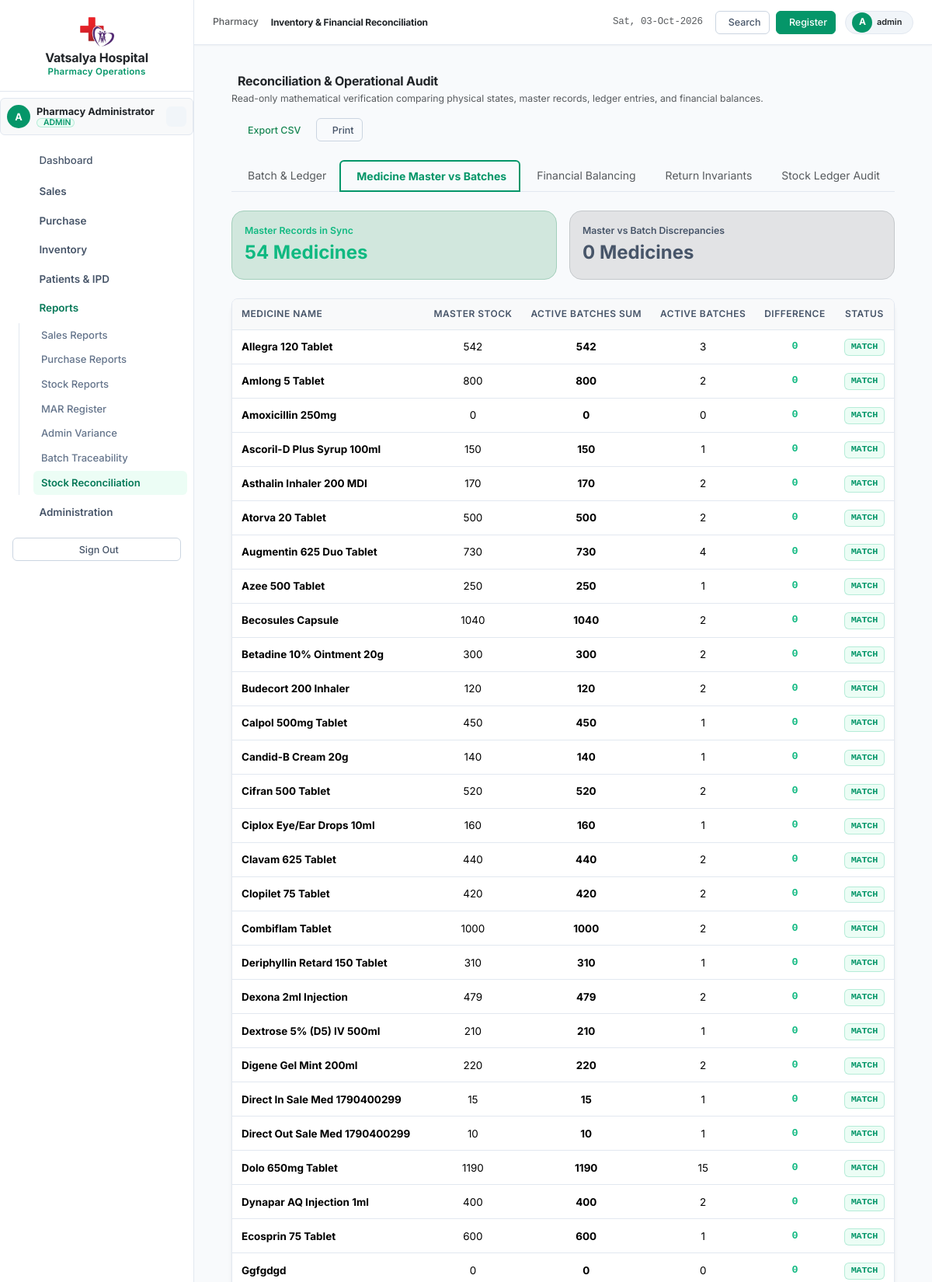
Screenshot of /modules/reports/reconciliation.php?tab=medicines (signed in, upper part) with the database file from the repository.
### tables this page shows
CREATE TABLE `medicines` (
  `medicine_id` int(11) NOT NULL AUTO_INCREMENT,
  `medicine_name` varchar(150) NOT NULL,
  `generic_name` varchar(150) DEFAULT NULL,
  `composition` text DEFAULT NULL,
  `strength` varchar(50) DEFAULT NULL,
  `dosage_form` varchar(50) DEFAULT NULL,
  `brand_name` varchar(150) DEFAULT NULL,
  `category` varchar(100) DEFAULT NULL,
  `unit` varchar(50) DEFAULT 'Unit',
  `pack_size` varchar(50) NOT NULL DEFAULT '1',
  `rack_location` varchar(50) DEFAULT NULL,
  `shelf` varchar(50) DEFAULT NULL,
  `box_bin` varchar(50) DEFAULT NULL,
  `schedule_type` varchar(50) NOT NULL DEFAULT 'General',
  `manufacturer` varchar(150) DEFAULT NULL,
  `hsn_code` varchar(50) DEFAULT NULL,
  `gst_percent` decimal(5,2) NOT NULL DEFAULT 0.00,
  `price` decimal(10,2) NOT NULL DEFAULT 0.00,
  `purchase_price` decimal(10,2) NOT NULL DEFAULT 0.00,
  `stock_quantity` int(11) NOT NULL DEFAULT 0,
  `reorder_level` int(11) NOT NULL DEFAULT 10,
  `min_stock` int(11) NOT NULL DEFAULT 5,
  `max_stock` int(11) NOT NULL DEFAULT 1000,
  `reorder_qty` int(11) NOT NULL DEFAULT 50,
  `barcode` varchar(100) DEFAULT NULL,
  `alternate_barcode` varchar(100) DEFAULT NULL,
  `expiry_date` date DEFAULT NULL,
  `batch_number` varchar(50) DEFAULT NULL,
  `status` enum('Active','Inactive','Discontinued') NOT NULL DEFAULT 'Active',
  `created_by` int(11) DEFAULT NULL,
  `updated_by` int(11) DEFAULT NULL,
  `created_at` datetime NOT NULL DEFAULT current_timestamp(),
  `updated_at` datetime NOT NULL DEFAULT current_timestamp() ON UPDATE current_timestamp(),
  `deleted_at` datetime DEFAULT NULL,
  PRIMARY KEY (`medicine_id`),
  UNIQUE KEY `uq_barcode` (`barcode`),
  KEY `idx_medicine_name` (`medicine_name`),
  KEY `idx_generic_name` (`generic_name`),
  KEY `idx_category` (`category`),
  KEY `idx_status` (`status`),
  KEY `idx_stock_quantity` (`stock_quantity`),
  KEY `idx_rack_location` (`rack_location`)
);

### app/Services/ReconciliationEngine.php (called while the page is built, shortened)
<?php
class ReconciliationEngine
{
    private PDO $pdo;
    public function __construct(PDO $pdo)
    {
        $this->pdo = $pdo;
    }
    public function reconcileMedicines(): array
    {
        $sql = "
            SELECT
                m.medicine_id,
                m.medicine_name,
                m.stock_quantity AS master_stock,
                COALESCE(SUM(CASE WHEN mb.status = 'Active' THEN mb.quantity_available ELSE 0 END), 0) AS active_batch_sum,
                COALESCE(SUM(mb.quantity_available), 0) AS total_batch_sum,
                COUNT(mb.batch_id) AS batch_count
            FROM medicines m
            LEFT JOIN medicine_batches mb ON m.medicine_id = mb.medicine_id AND mb.status != 'Disposed'
            WHERE (m.status = 'Active' OR m.status IS NULL) AND m.deleted_at IS NULL
            GROUP BY m.medicine_id, m.medicine_name, m.stock_quantity
            ORDER BY m.medicine_name ASC
        ";
        $rows = $this->pdo->query($sql)->fetchAll(PDO::FETCH_ASSOC);
        $results = [];
        foreach ($rows as $r) {
            $master = (int)$r['master_stock'];
            $batchSum = (int)$r['active_batch_sum'];
            $diff = $master - $batchSum;
            $status = ($diff === 0) ? 'MATCH' : 'MISMATCH';
            $results[] = [
                'medicine_id'   => (int)$r['medicine_id'],
                'medicine_name' => $r['medicine_name'],
                'master_stock'  => $master,
                'batch_sum'     => $batchSum,
                'total_batches' => (int)$r['batch_count'],
                'difference'    => $diff,
                'status'        => $status
            ];
        }
        return $results;
    }
}

### modules/reports/reconciliation.php (the view, shortened to what this page needs)
<?php
require_once __DIR__ . '/../../config/session.php';
require_once __DIR__ . '/../../app/Services/ReconciliationEngine.php';
$reconEngine = new ReconciliationEngine($pdo);
$tab = $_GET['tab'] ?? 'batches';
include __DIR__ . '/../../includes/header.php';
include __DIR__ . '/../../includes/sidebar.php';
include __DIR__ . '/../../includes/navbar.php';
?>
<div class="container-fluid px-4 py-3">
    <div class="d-flex flex-wrap justify-content-between align-items-center mb-4 gap-3">
        <div>
            <h4 class="fw-bold mb-1 text-dark">
                <i class="ti ti-scale text-emerald me-2"></i>Reconciliation &amp; Operational Audit
            </h4>
            <p class="text-muted small mb-0">Read-only mathematical verification comparing physical states, master records, ledger entries, and financial balances.</p>
        </div>
        <div class="d-flex gap-2">
            <a href="?tab=<?= urlencode($tab) ?>&export=csv" class="btn btn-sm btn-outline-success">
                <i class="ti ti-file-spreadsheet me-1"></i> Export CSV
            </a>
            <button type="button" onclick="window.print()" class="btn btn-sm btn-outline-secondary">
                <i class="ti ti-printer me-1"></i> Print
            </button>
        </div>
    </div>
    <ul class="nav nav-tabs mb-4">
        <li class="nav-item">
            <a class="nav-link <?= $tab === 'batches' ? 'active fw-bold text-emerald border-bottom border-emerald border-2' : 'text-muted' ?>" href="?tab=batches">
                <i class="ti ti-box me-1"></i>Batch &amp; Ledger
            </a>
        </li>
        <li class="nav-item">
            <a class="nav-link <?= $tab === 'medicines' ? 'active fw-bold text-emerald border-bottom border-emerald border-2' : 'text-muted' ?>" href="?tab=medicines">
                <i class="ti ti-pill me-1"></i>Medicine Master vs Batches
            </a>
        </li>
        <li class="nav-item">
            <a class="nav-link <?= $tab === 'financials' ? 'active fw-bold text-emerald border-bottom border-emerald border-2' : 'text-muted' ?>" href="?tab=financials">
                <i class="ti ti-cash me-1"></i>Financial Balancing
            </a>
        </li>
        <li class="nav-item">
            <a class="nav-link <?= $tab === 'returns' ? 'active fw-bold text-emerald border-bottom border-emerald border-2' : 'text-muted' ?>" href="?tab=returns">
                <i class="ti ti-arrow-back-up me-1"></i>Return Invariants
            </a>
        </li>
        <li class="nav-item">
            <a class="nav-link <?= $tab === 'ledger_audit' ? 'active fw-bold text-emerald border-bottom border-emerald border-2' : 'text-muted' ?>" href="?tab=ledger_audit">
                <i class="ti ti-shield-search me-1"></i>Stock Ledger Audit
            </a>
        </li>
    </ul>
    <?php if ($tab === 'batches'): ?>
        <?php
        $batches = $reconEngine->reconcileBatches();
        $matchCount = 0; $mismatchCount = 0; $noDataCount = 0;
        foreach ($batches as $b) {
            if ($b['status'] === 'MATCH') $matchCount++;
            elseif ($b['status'] === 'MISMATCH') $mismatchCount++;
            else $noDataCount++;
        }
        ?>
        <div class="row g-3 mb-4">
            <div class="col-md-4">
                <div class="p-3 bg-success-subtle rounded-4 border border-success-subtle">
                    <div class="text-success small fw-semibold">Batches Perfectly Reconciled</div>
                    <div class="fs-4 fw-bold text-success"><?= $matchCount ?></div>
                </div>
            </div>
            <div class="col-md-4">
                <div class="p-3 bg-danger-subtle rounded-4 border border-danger-subtle">
                    <div class="text-danger small fw-semibold">Discrepancies Detected</div>
                    <div class="fs-4 fw-bold text-danger"><?= $mismatchCount ?></div>
                </div>
            </div>
            <div class="col-md-4">
                <div class="p-3 bg-secondary-subtle rounded-4 border border-secondary-subtle">
                    <div class="text-secondary small fw-semibold">Legacy / Insufficient Ledger History</div>
                    <div class="fs-4 fw-bold text-secondary"><?= $noDataCount ?></div>
                </div>
            </div>
        </div>
        <div class="card border-0 shadow-sm rounded-4">
            <div class="card-body p-0">
                <div class="table-responsive">
                    <table class="table table-hover align-middle mb-0">
                        <thead class="table-light small text-uppercase text-muted">
                            <tr>
                                <th>Medicine</th>
                                <th>Batch No</th>
                                <th>Status</th>
                                <th class="text-center">Ledger Net (Expected)</th>
                                <th class="text-center">Physical Qty (Actual)</th>
                                <th class="text-center">Variance</th>
                                <th class="text-center">Reconciliation Status</th>
                            </tr>
                        </thead>
                        <tbody>
                            <?php foreach ($batches as $b): ?>
                                <tr>
                                    <td class="fw-bold"><?= htmlspecialchars($b['medicine_name']) ?></td>
                                    <td class="font-monospace text-primary"><?= htmlspecialchars($b['batch_number']) ?></td>
                                    <td><span class="badge bg-light text-dark border"><?= htmlspecialchars($b['status_label']) ?></span></td>
                                    <td class="text-center"><?= $b['expected'] ?></td>
                                    <td class="text-center fw-bold"><?= $b['actual'] ?></td>
                                    <td class="text-center font-monospace fw-bold <?= $b['difference'] === 0 ? 'text-success' : 'text-danger' ?>">
                                        <?= $b['difference'] > 0 ? '+' . $b['difference'] : $b['difference'] ?>
                                    </td>
                                    <td class="text-center">
                                        <span class="badge bg-<?= $b['status'] === 'MATCH' ? 'success' : ($b['status'] === 'MISMATCH' ? 'danger' : 'secondary') ?>-subtle text-<?= $b['status'] === 'MATCH' ? 'success' : ($b['status'] === 'MISMATCH' ? 'danger' : 'secondary') ?> fw-bold font-monospace">
                                            <?= htmlspecialchars($b['status']) ?>
                                        </span>
                                    </td>
                                </tr>
                            <?php endforeach; ?>
                        </tbody>
                    </table>
                </div>
            </div>
        </div>
    <?php elseif ($tab === 'medicines'): ?>
        <?php
        $meds = $reconEngine->reconcileMedicines();
        $medMatches = 0; $medMismatches = 0;
        foreach ($meds as $m) {
            if ($m['status'] === 'MATCH') $medMatches++;
            else $medMismatches++;
        }
        ?>
        <div class="row g-3 mb-4">
            <div class="col-md-6">
                <div class="p-3 bg-success-subtle rounded-4 border border-success-subtle">
                    <div class="text-success small fw-semibold">Master Records in Sync</div>
                    <div class="fs-4 fw-bold text-success"><?= $medMatches ?> Medicines</div>
                </div>
            </div>
            <div class="col-md-6">
                <div class="p-3 bg-<?= $medMismatches > 0 ? 'danger' : 'secondary' ?>-subtle rounded-4 border border-<?= $medMismatches > 0 ? 'danger' : 'secondary' ?>-subtle">
                    <div class="text-<?= $medMismatches > 0 ? 'danger' : 'secondary' ?> small fw-semibold">Master vs Batch Discrepancies</div>
                    <div class="fs-4 fw-bold text-<?= $medMismatches > 0 ? 'danger' : 'secondary' ?>"><?= $medMismatches ?> Medicines</div>
                </div>
            </div>
        </div>
        <div class="card border-0 shadow-sm rounded-4">
            <div class="card-body p-0">
                <div class="table-responsive">
                    <table class="table table-hover align-middle mb-0">
                        <thead class="table-light small text-uppercase text-muted">
                            <tr>
                                <th>Medicine Name</th>
                                <th class="text-center">Master Stock</th>
                                <th class="text-center">Active Batches Sum</th>
                                <th class="text-center">Active Batches</th>
                                <th class="text-center">Difference</th>
                                <th class="text-center">Status</th>
                            </tr>
                        </thead>
                        <tbody>
                            <?php foreach ($meds as $m): ?>
                                <tr>
                                    <td class="fw-bold"><?= htmlspecialchars($m['medicine_name']) ?></td>
                                    <td class="text-center"><?= $m['master_stock'] ?></td>
                                    <td class="text-center fw-bold"><?= $m['batch_sum'] ?></td>
                                    <td class="text-center"><?= $m['total_batches'] ?></td>
                                    <td class="text-center font-monospace fw-bold <?= $m['difference'] === 0 ? 'text-success' : 'text-danger' ?>">
                                        <?= $m['difference'] > 0 ? '+' . $m['difference'] : $m['difference'] ?>
                                    </td>
                                    <td class="text-center">
                                        <span class="badge bg-<?= $m['status'] === 'MATCH' ? 'success' : 'danger' ?>-subtle text-<?= $m['status'] === 'MATCH' ? 'success' : 'danger' ?> fw-bold font-monospace">
                                            <?= htmlspecialchars($m['status']) ?>
                                        </span>
                                    </td>
                                </tr>
                            <?php endforeach; ?>
                        </tbody>
                    </table>
                </div>
            </div>
        </div>
    <?php endif; ?>
</div>
<?php
include __DIR__ . '/../../includes/footer.php';
?>

### rows the page displays
medicines: medicine_name "Allegra 120 Tablet", stock_quantity "542", batch_sum "542", total_batches "3", difference "0", status "MATCH"
medicines: medicine_name "Amlong 5 Tablet", stock_quantity "800", batch_sum "800", total_batches "2", difference "0", status "MATCH"
medicines: medicine_name "Amoxicillin 250mg", stock_quantity "0", batch_sum "0", total_batches "0", difference "0", status "MATCH"
medicines: medicine_name "Ascoril-D Plus Syrup 100ml", stock_quantity "150", batch_sum "150", total_batches "1", difference "0", status "MATCH"
medicines: medicine_name "Asthalin Inhaler 200 MDI", stock_quantity "170", batch_sum "170", total_batches "2", difference "0", status "MATCH"
medicines: medicine_name "Atorva 20 Tablet", stock_quantity "500", batch_sum "500", total_batches "2", difference "0", status "MATCH"
medicines: medicine_name "Augmentin 625 Duo Tablet", stock_quantity "730", batch_sum "730", total_batches "4", difference "0", status "MATCH"
medicines: medicine_name "Azee 500 Tablet", stock_quantity "250", batch_sum "250", total_batches "1", difference "0", status "MATCH"
medicines: medicine_name "Becosules Capsule", stock_quantity "1040", batch_sum "1040", total_batches "2", difference "0", status "MATCH"
medicines: medicine_name "Betadine 10% Ointment 20g", stock_quantity "300", batch_sum "300", total_batches "2", difference "0", status "MATCH"
medicines: medicine_name "Budecort 200 Inhaler", stock_quantity "120", batch_sum "120", total_batches "2", difference "0", status "MATCH"
medicines: medicine_name "Calpol 500mg Tablet", stock_quantity "450", batch_sum "450", total_batches "1", difference "0", status "MATCH"
medicines: medicine_name "Candid-B Cream 20g", stock_quantity "140", batch_sum "140", total_batches "1", difference "0", status "MATCH"
medicines: medicine_name "Cifran 500 Tablet", stock_quantity "520", batch_sum "520", total_batches "2", difference "0", status "MATCH"
medicines: medicine_name "Ciplox Eye/Ear Drops 10ml", stock_quantity "160", batch_sum "160", total_batches "1", difference "0", status "MATCH"
medicines: medicine_name "Clavam 625 Tablet", stock_quantity "440", batch_sum "440", total_batches "2", difference "0", status "MATCH"
medicines: medicine_name "Clopilet 75 Tablet", stock_quantity "420", batch_sum "420", total_batches "2", difference "0", status "MATCH"
medicines: medicine_name "Combiflam Tablet", stock_quantity "1000", batch_sum "1000", total_batches "2", difference "0", status "MATCH"
medicines: medicine_name "Deriphyllin Retard 150 Tablet", stock_quantity "310", batch_sum "310", total_batches "1", difference "0", status "MATCH"
medicines: medicine_name "Dexona 2ml Injection", stock_quantity "479", batch_sum "479", total_batches "2", difference "0", status "MATCH"
medicines: medicine_name "Dextrose 5% (D5) IV 500ml", stock_quantity "210", batch_sum "210", total_batches "1", difference "0", status "MATCH"
medicines: medicine_name "Digene Gel Mint 200ml", stock_quantity "220", batch_sum "220", total_batches "2", difference "0", status "MATCH"
medicines: medicine_name "Direct In Sale Med 1790400299", stock_quantity "15", batch_sum "15", total_batches "1", difference "0", status "MATCH"
medicines: medicine_name "Direct Out Sale Med 1790400299", stock_quantity "10", batch_sum "10", total_batches "1", difference "0", status "MATCH"
medicines: medicine_name "Dolo 650mg Tablet", stock_quantity "1190", batch_sum "1190", total_batches "15", difference "0", status "MATCH"
medicines: medicine_name "Dynapar AQ Injection 1ml", stock_quantity "400", batch_sum "400", total_batches "2", difference "0", status "MATCH"
medicines: medicine_name "Ecosprin 75 Tablet", stock_quantity "600", batch_sum "600", total_batches "1", difference "0", status "MATCH"
medicines: medicine_name "Ggfgdgd", stock_quantity "0", batch_sum "0", total_batches "0", difference "0", status "MATCH"

### other values shown
substr($user['username'] ?? 'P', 0, 1) "A"
$user['full_name'] "Pharmacy Administrator"
$user['role_name'] "ADMIN"
$page_title "Inventory & Financial Reconciliation"
$user['username'] "admin"
$medMatches "54"
$medMismatches "0"
